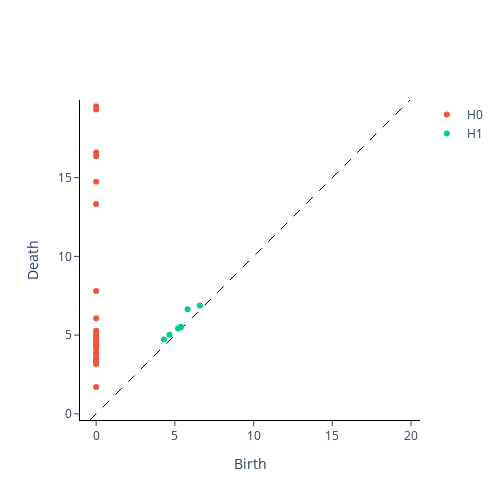

The code cell stored with this chart in its notebook:
### Code cell
#final_embbeded_anomalies = temps_values_anomalie_embedded[None, :, :]

persistences_diagrams_anomalies = persistence.fit_transform(temps_values_anomalie_windows)

plot_diagram(persistences_diagrams_anomalies[0])

### Figure 1 — Plotly figure (JSON) as saved in the notebook; plotly's stock layout.template omitted (floating-point values rounded to 4 significant figures)
{"data": [{"hoverinfo": "none", "line": {"color": "black", "dash": "dash", "width": 1}, "mode": "lines", "showlegend": false, "type": "scatter", "x": [-0.3908, 19.93], "y": [-0.3908, 19.93]}, {"hoverinfo": "text", "hovertext": ["(0.0, 1.7058721780776978)", "(0.0, 3.1622776985168457)", "(0.0, 3.284813642501831)", "(0.0, 3.3749074935913086)", "(0.0, 3.485685110092163)", "(0.0, 3.5028560161590576)", "(0.0, 3.7443289756774902)", "(0.0, 3.897434949874878)", "(0.0, 3.9012818336486816)", "(0.0, 4.178516387939453)", "(0.0, 4.2343831062316895)", "(0.0, 4.410215377807617)", "(0.0, 4.440720558166504)", "(0.0, 4.449718952178955)", "(0.0, 4.650806427001953)", "(0.0, 4.759201526641846)", "(0.0, 4.814561367034912)", "(0.0, 4.833218574523926)", "(0.0, 4.906118392944336)", "(0.0, 5.110773086547852)", "(0.0, 5.283937931060791)", "(0.0, 6.072890758514404)", "(0.0, 7.7961530685424805)", "(0.0, 13.320721626281738)", "(0.0, 14.741681098937988)", "(0.0, 16.36443519592285)", "(0.0, 16.597412109375)", "(0.0, 19.32607650756836)", "(0.0, 19.54238510131836)"], "mode": "markers", "name": "H0", "type": "scatter", "x": [0, 0, 0, 0, 0, 0, 0, 0, 0, 0, 0, 0, 0, 0, 0, 0, 0, 0, 0, 0, 0, 0, 0, 0, 0, 0, 0, 0, 0], "y": [1.706, 3.162, 3.285, 3.375, 3.486, 3.503, 3.744, 3.897, 3.901, 4.179, 4.234, 4.41, 4.441, 4.45, 4.651, 4.759, 4.815, 4.833, 4.906, 5.111, 5.284, 6.073, 7.796, 13.32, 14.74, 16.36, 16.6, 19.33, 19.54]}, {"hoverinfo": "text", "hovertext": ["(6.583312034606934, 6.878226280212402)", "(5.806031227111816, 6.643041610717773)", "(5.380520343780518, 5.5362443923950195)", "(5.369357585906982, 5.4808759689331055)", "(5.199999809265137, 5.4175639152526855)", "(4.657252311706543, 5.015974521636963)", "(4.309292316436768, 4.714869976043701)"], "mode": "markers", "name": "H1", "type": "scatter", "x": [6.583, 5.806, 5.381, 5.369, 5.2, 4.657, 4.309], "y": [6.878, 6.643, 5.536, 5.481, 5.418, 5.016, 4.715]}, {"hoverinfo": "text", "hovertext": [], "mode": "markers", "name": "H2", "type": "scatter", "x": [], "y": []}], "layout": {"height": 500, "plot_bgcolor": "white", "width": 500, "xaxis": {"autorange": false, "exponentformat": "e", "linecolor": "black", "linewidth": 1, "mirror": false, "range": [-0.3908, 19.93], "showexponent": "all", "showline": true, "side": "bottom", "ticks": "outside", "title": {"text": "Birth"}, "type": "linear", "zeroline": true}, "yaxis": {"autorange": false, "exponentformat": "e", "linecolor": "black", "linewidth": 1, "mirror": false, "range": [-0.3908, 19.93], "scaleanchor": "x", "scaleratio": 1, "showexponent": "all", "showline": true, "side": "left", "ticks": "outside", "title": {"text": "Death"}, "type": "linear", "zeroline": true}}}
